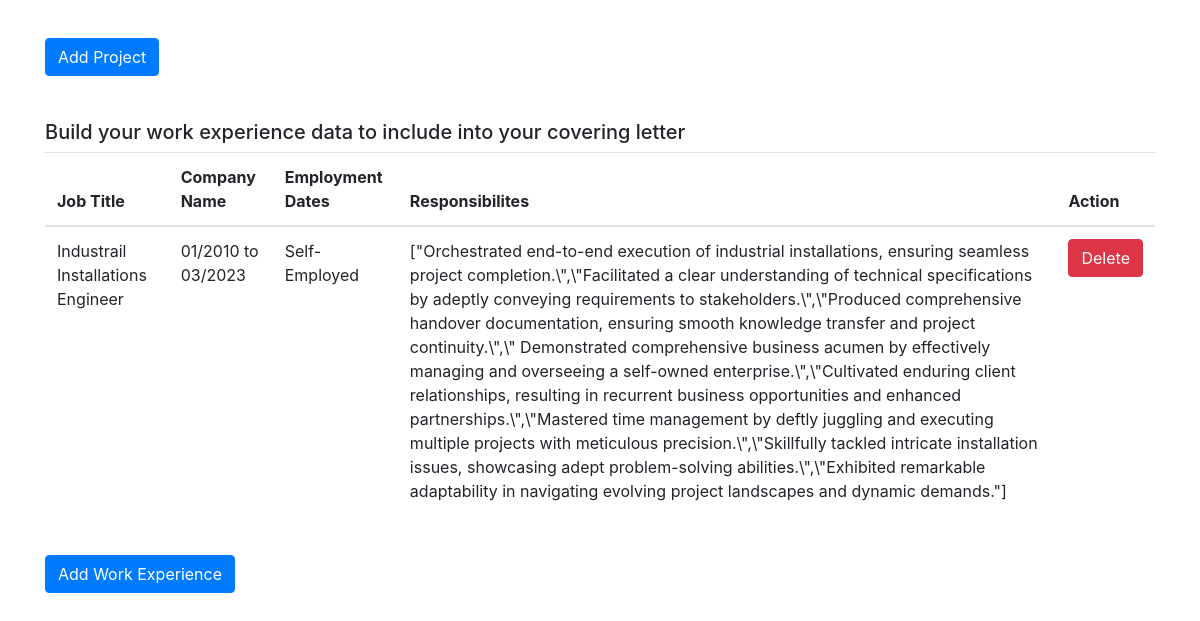
/profile_main (signed in, lower part), run on an earlier commit of the app's database.
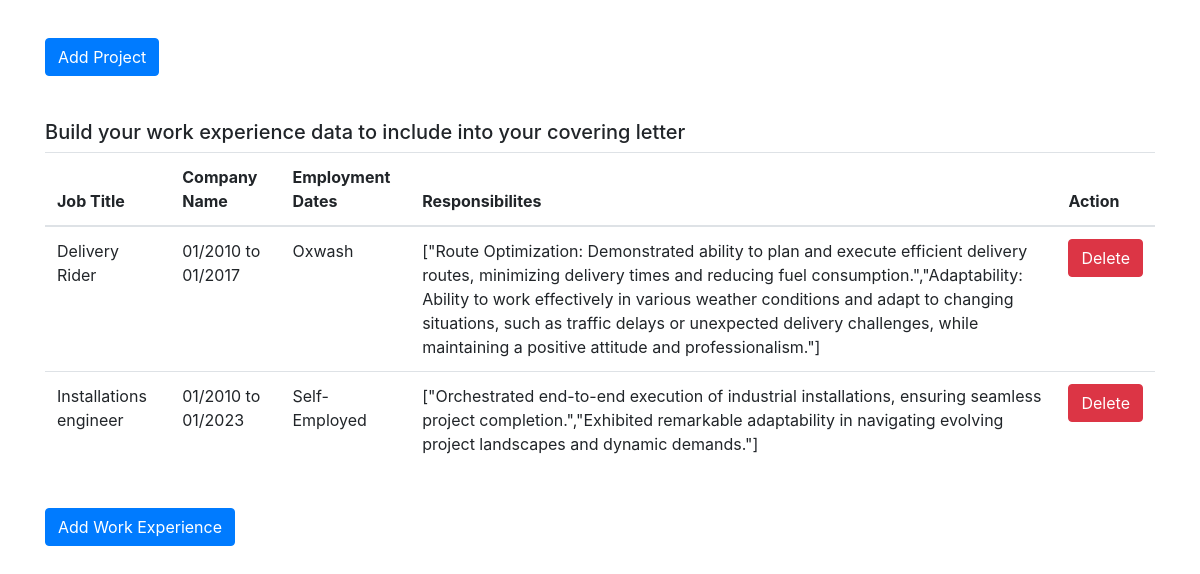
And on a later commit of the database.
### website/models.py (models this page shows)
class Workexp(db.Model):
    id = db.Column(db.Integer, primary_key=True)
    workexp_title = db.Column(db.String(10000))
    workexp_company = db.Column(db.String(10000))
    workexp_dates = db.Column(db.String(10000))
    workexp_responsiblities = db.Column(db.String(10000))
    date = db.Column(db.DateTime(timezone=True), default=func.now())
    user_id = db.Column(db.Integer, db.ForeignKey('user.id'))

### website/views.py (the view, shortened to what this page needs)
@views.route('/profile_main', methods=['GET', 'POST'])
@login_required
def profile_main():
    session.clear()
    return render_template("profile/profile_main.html", user=current_user)

### website/__init__.py (called while the page is built)
def create_app(testing=False):
    app = Flask(__name__)
    app.config['SECRET_KEY'] = 'hjshjhdjah kjshkjdhjs'
    app.jinja_env.filters['nl2br'] = nl2br
    if testing:
        app.config['SQLALCHEMY_DATABASE_URI'] = 'sqlite:///test_' + DB_NAME
    else:
        app.config['SQLALCHEMY_DATABASE_URI'] = f'sqlite:///{DB_NAME}'
    db.init_app(app)
    from .views import views
    from .auth import auth
    app.register_blueprint(views, url_prefix='/')
    app.register_blueprint(auth, url_prefix='/')
    from .models import User, Note, Skill
    with app.app_context():
        db.create_all()
    login_manager = LoginManager()
    login_manager.login_view = 'auth.login'
    login_manager.init_app(app)
    @login_manager.user_loader
    def load_user(id):
        return User.query.get(int(id))
    return app

### website/templates/profile/profile_main.html (shortened to what this page needs)
{% extends "base.html" %}
{% block content%}
<br />
<br />
{% include "profile/profile_api.html" %}
{% include "profile/profile_notes.html" %}
{% include "profile/profile_skills.html"%}
{% include "profile/profile_projects.html"%}
{% include "profile/profile_workexp.html"%}
    <br />
    <br />
    <br />
    <br />
    <br />
    <br />
    <br />
    <br />
  {% endblock %}

### website/templates/base.html (shortened to what this page needs)
<!DOCTYPE html>
<html>
  <head>
    <link
      rel="stylesheet"
      href="https://stackpath.bootstrapcdn.com/bootstrap/4.4.1/css/bootstrap.min.css"
    />
    <link
      rel="stylesheet"
      href="https://stackpath.bootstrapcdn.com/font-awesome/4.7.0/css/font-awesome.min.css"
    />
    <link
      rel="stylesheet"
      href="https://cdn.jsdelivr.net/bootstrap.tagsinput/0.8.0/bootstrap-tagsinput.css"
    />
  </head>
  <body>
    <div class="container">{% block content %} {% endblock %}</div>
  </body>
</html>

### website/templates/profile/profile_api.html (shortened to what this page needs)
<br />

### website/templates/profile/profile_notes.html (shortened to what this page needs)
<br />
  <br />

### website/templates/profile/profile_skills.html (shortened to what this page needs)
<br />

### website/templates/profile/profile_projects.html (shortened to what this page needs)
<br />
<br id="scrollAddProject"/>
<button id="toggleFormBtn" class="btn btn-primary mb-3">Add Project</button>

### website/templates/profile/profile_workexp.html (shortened to what this page needs)
<br />
<h5 align="left">Build your work experience data to include into your covering letter</h5>
<table class="table">
  <thead>
    <tr>
      <th>Job Title</th>
      <th>Company Name</th>
      <th>Employment Dates</th>
      <th>Responsibilites</th>
      <th>Action</th>
    </tr>
  </thead>
  <tbody>
    {% for workexp in user.workexps %}
    <tr>
      <td>{{ workexp.workexp_title }}</td>
      <td>{{ workexp.workexp_company }}</td>
      <td>{{ workexp.workexp_dates }}</td>
      <td>{{ workexp.workexp_responsiblities }}</td>
      <td>
        <button type="button" class="btn btn-danger" onClick="deleteWorkexp({{ workexp.id }})">
            Delete
        </button>
      </td>
    </tr>
    {% endfor %}
  </tbody>
</table>
<br id="scrollAddWorkexp"/>
<button id="toggleWorkexpFormBtn" class="btn btn-primary mb-3">Add Work Experience</button>

What changed in the data, as far as the page shows it:
removed Workexp: workexp_title "Industrail Installations Engineer", workexp_company "01/2010 to 03/2023", workexp_dates "Self-Employed", workexp_responsiblities "[\"Orchestrated end-to-end execution of industrial installations, ensuring seamless project completion.\\\",\\\"Facilitated a clear understanding of technical specifications by adeptly conveying requirements to stakeholders.\\\",\\\"Produced comprehensive handover documentation, ensuring smooth knowledge transfer and project continuity.\\\",\\\" Demonstrated comprehensive business acumen by effectively managing and overseeing a self-owned enterprise.\\\",\\\"Cultivated enduring client relationships, resulting in recurrent business opportunities and enhanced partnerships.\\\",\\\"Mastered time management by deftly juggling and executing multiple projects with meticulous precision.\\\",\\\"Skillfully tackled…"
added Workexp: workexp_title "Delivery Rider", workexp_company "01/2010 to 01/2017", workexp_dates "Oxwash", workexp_responsiblities "[\"Route Optimization: Demonstrated ability to plan and execute efficient delivery routes, minimizing delivery times and reducing fuel consumption.\",\"Adaptability: Ability to work effectively in various weather conditions and adapt to changing situations, such as traffic delays or unexpected delivery challenges, while maintaining a positive attitude and professionalism.\"]"
added Workexp: workexp_title "Installations engineer", workexp_company "01/2010 to 01/2023", workexp_dates "Self-Employed", workexp_responsiblities "[\"Orchestrated end-to-end execution of industrial installations, ensuring seamless project completion.\",\"Exhibited remarkable adaptability in navigating evolving project landscapes and dynamic demands.\"]"
